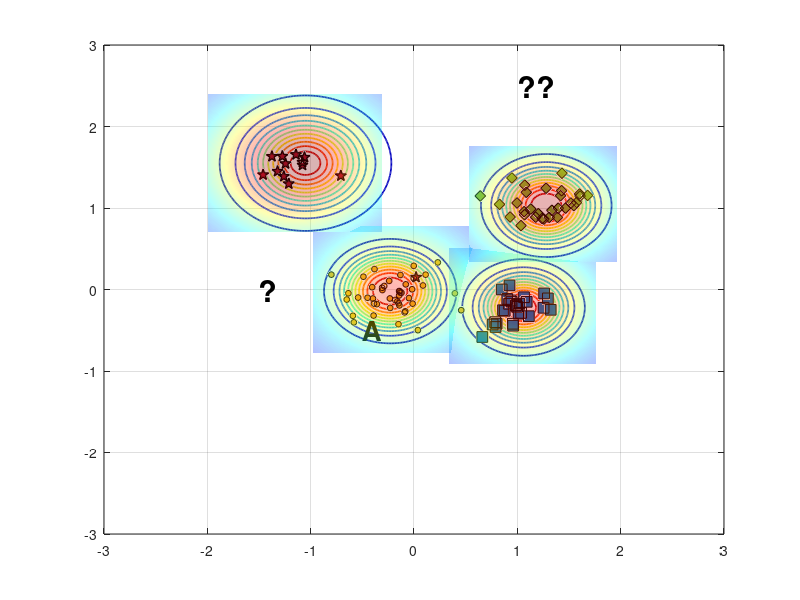

MATLAB code to generate this figure: (Note: this script raises an error after producing the figure.)
%% Reproduce EVM-style demo figure (no toolboxes)
clear; close all; clc; rng(7);

% ---------- 1) 合成四类二维数据 ----------
% 类中心（大致对应图中位置）
C_star  = [-1.15  1.55];   % 红色星
C_diam  = [ 1.25  1.05];   % 绿色菱形
C_square= [ 1.05 -0.20];   % 蓝色方块
C_dot   = [-0.20  0.00];   % 蓝色小点（被 A 标注影响的那簇）

% 协方差（控制每簇形状）
S = @(sx,sy,rho)[sx^2 rho*sx*sy; rho*sx*sy sy^2];
Sig_star   = S(0.18,0.20, 0.05);
Sig_diam   = S(0.22,0.18,-0.10);
Sig_square = S(0.20,0.16, 0.05);
Sig_dot    = S(0.25,0.18, 0.00);

% 从高斯采样（不用 mvnrnd）
sample = @(N,mu,SIG) (randn(N,2)*chol(SIG,'lower') + mu);

X_star   = sample(12,C_star,   Sig_star);
X_diam   = sample(30,C_diam,   Sig_diam);
X_square = sample(28,C_square, Sig_square);
X_dot    = sample(45,C_dot,    Sig_dot);

% 加一个“离群星”靠近 A（见原图左中）
X_star = [X_star; 0.02 0.15];

% ---------- 2) 底面散点与样式 ----------
figure('Color','w','Position',[100,100,800,600]);
hold on; box on; grid on;
z0 = 0; % 所有散点都放在 z=0 的平面

% 确保按照绘制顺序叠放，便于把散点置顶
set(gca,'SortMethod','childorder');

h_star   = scatter3(X_star(:,1),  X_star(:,2),  z0+zeros(size(X_star,1),1),  70, ...
        'pentagram', 'filled', 'MarkerEdgeColor','k', 'MarkerFaceColor',[0.635294 0.0784314 0.184314], 'LineWidth',1.0); % 红色五角星 #A2142F
h_diam   = scatter3(X_diam(:,1),  X_diam(:,2),  z0+zeros(size(X_diam,1),1),  60, ...
        'd', 'filled', 'MarkerEdgeColor','k', 'MarkerFaceColor',[0.466667 0.674510 0.188235]); % 绿色菱形 #77AC30
h_square = scatter3(X_square(:,1),X_square(:,2),z0+zeros(size(X_square,1),1),60, ...
        's', 'filled', 'MarkerEdgeColor','k', 'MarkerFaceColor',[0 0.447059 0.741176]); % 蓝色正方形 #0072BD
h_dot    = scatter3(X_dot(:,1),   X_dot(:,2),   z0+zeros(size(X_dot,1),1),   18, ...
        'o', 'filled', 'MarkerEdgeColor','k', 'MarkerFaceColor',[0.929412 0.694118 0.125490]); % 黄色圆形 #EDB120


% ---------- 3) ψ-model 等值环（彩色同心） ----------
% 采用带形状参的径向函数 psi(r) = exp(-(r/s)^t)
psi = @(X,Y,cx,cy,s,t) exp( - ( sqrt((X-cx).^2 + (Y-cy).^2) ./ s ).^t );

% 选几处“极端向量/代表点”（包含 A 所在）
EV = [ -0.23 -0.02 ;   % A 对应蓝点极端向量
        1.06 -0.22 ;   % 蓝方块
        1.28  1.03 ;   % 绿菱形
       -1.05  1.55 ];  % 红星
scale = [0.42, 0.36, 0.40, 0.48];   % 各自 scale
shape = [2.6,  2.2,  2.4,  2.0];    % 各自 shape

% 网格
[xg,yg] = meshgrid(linspace(-3,3,400));
colormap(jet); caxis([0 1]);

% 等高线层级（红到蓝：高到低）
levels = linspace(1.0,0.05,12);

for k = 1:size(EV,1)
    Z = psi(xg,yg,EV(k,1),EV(k,2),scale(k),shape(k));
    [~, h] = contour(xg,yg,Z,levels);    % 直接画在底面，保持颜色映射
    set(h,'LineWidth',1.25);

    % 将等高线明确压到 z=0（兼容不同 MATLAB 版本）
    ch = get(h,'Children');
    for ic = 1:numel(ch)
        zd = get(ch(ic),'ZData');
        if ~isempty(zd)
            set(ch(ic),'ZData',zeros(size(zd))); % 强制贴在 z=0
        end
    end
end

% 标出 A 与问号
text(-0.5,-0.5,0,'A','FontWeight','bold','FontSize',20,'Color','k');
text( 1, 2.5,0,'??','FontWeight','bold','FontSize',22,'Color','k');
text( -1.5,0,0,'?','FontWeight','bold','FontSize',22,'Color','k');

% ---------- 4) 上方半透明“钟形面”（表示类支持/概率） ----------
% 用四个高斯穹顶，中心与各簇一致
gauss2 = @(X,Y,cx,cy,s) exp(-((X-cx).^2 + (Y-cy).^2)/(2*s^2));
tops  = {C_star, C_diam, C_square, C_dot};
sigT  = [0.65 0.55 0.55 0.60];
amp   = [1.05 0.95 0.90 0.85];

% 抬高穹顶，并缩小每个穹顶的覆盖范围（为每个穹顶使用局部网格）
zlift      = 0.18;   % 统一抬高量（不改变颜色映射）
spanFactor = 1.3;    % 每个穹顶半宽 = spanFactor * sigma（越小覆盖越小）
gridN      = 121;    % 局部网格分辨率

for i=1:4
    cx = tops{i}(1); cy = tops{i}(2);
    span = spanFactor * sigT(i);
    [xgi,ygi] = meshgrid(linspace(cx - span, cx + span, gridN), ...
                         linspace(cy - span, cy + span, gridN));

    Zt = amp(i) * gauss2(xgi,ygi,cx,cy,sigT(i));
    % 用 Zt 作为颜色，Zt+zlift 作为高度，从而抬高且保留原色
    s1 = surf(xgi,ygi, Zt + zlift, Zt, 'EdgeColor','none', 'FaceAlpha',0.3);
end
shading interp; 
% camlight headlight; 
lighting gouraud;

% 将散点推到顶层
uistack([h_star h_diam h_square h_dot], 'top');
% 将contoru推到顶层
uistack(h, 'top');

% ---------- 5) 轴、视角与观感 ----------
xlim([-2 2]); ylim([-1 3]); zlim([0 1.25]); view(-67,22);
axis vis3d; daspect([1 1 0.8]);
set(gca,'FontName','Times New Roman','FontSize',12,'LineWidth',1);
% xlabel('x'); ylabel('y'); zlabel('score / \psi');

% 网格和背景风格
grid on; 
% set(gca,'GridAlpha',0.2,'MinorGridAlpha',0.2);
